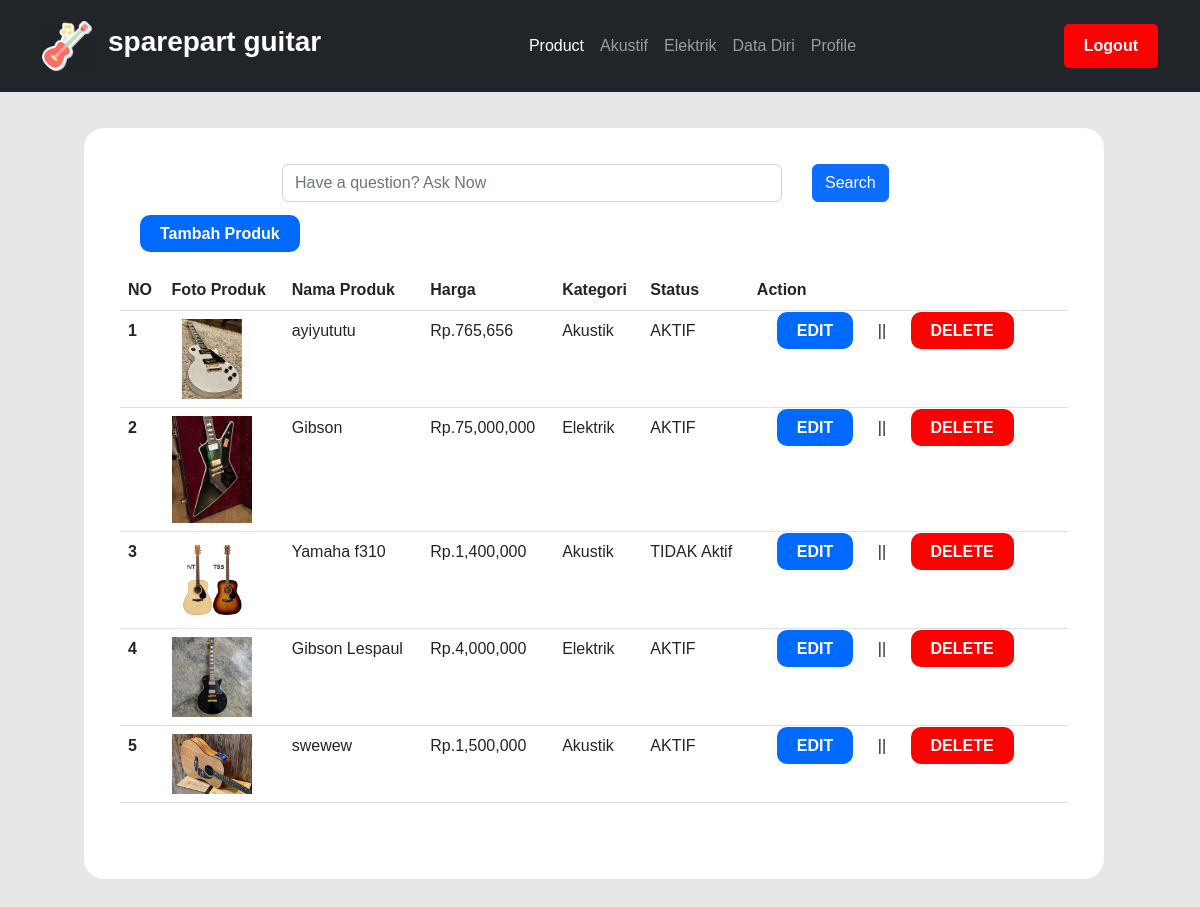
Screenshot of /home.php (signed in) with the database file from the repository.
### tables this page shows
CREATE TABLE `product` (
  `id` int(11) NOT NULL,
  `name` varchar(50) NOT NULL,
  `harga` int(200) NOT NULL,
  `kategori` int(50) NOT NULL,
  `image` varchar(300) NOT NULL,
  `deskripsi` text NOT NULL,
  `status` int(50) NOT NULL
);

### home.php (the view, shortened to what this page needs)
<?php
    include 'connection.php';
?>
<!DOCTYPE html>
<html lang="en">
<head>
    <link rel="stylesheet" href="https://cdn.jsdelivr.net/npm/bootstrap@5.2.2/dist/css/bootstrap.min.css">
    <link rel="stylesheet" href="style.css">
</head>
<body>
    <nav class="navbar navbar-expand-lg navbar-dark bg-dark px-0 py-3">
        <div class="container-xl">
                    <a class="navbar-brand" href="#">
                    <img src="Image/gitarlogo.png" class="h-8" height="50px">
                    </a>
                    <h3 class="titlenavbar">sparepart guitar</h3>
                     <div class="collapse navbar-collapse" id="navbarCollapse">
                    <div class="navbar-nav mx-lg-auto">
                        <a class="nav-item nav-link active" href="home.php" aria-current="page">Product</a>
                        <a class="nav-item nav-link" href="akustif.php">Akustif</a>
                        <a class="nav-item nav-link" href="elektrik.php">Elektrik</a>
                        <a class="nav-item nav-link" href="datadiri.php">Data Diri</a>
                        <a class="nav-item nav-link" href="profile.php" aria-current="page">Profile</a>
                    </div>
                    <a href="index.php" class="btnlogout">
                    Logout
                    </a>
            </div>
        </div>
        </nav>
        <div class="section">
            <div class="containerbody">
            <div class="row height d-flex justify-content-center align-items-center">
                <div class="col-md-8">
                    <form action="search.php">
                        <div class="search">
                        <input type="text" class="form-control" placeholder="Have a question? Ask Now" name="search">
                        </div>
                        <input type="submit" name="cari" value="Search" class="btn btn-primary">
                    </form>
                </div>
                </div>
                <a href="tambah-product.php" class="btnedit">Tambah Produk</a>
                <br>
                <br>
                <table class="table">
                    <thead>
                        <tr>
                            <th scope="col">NO</th>
                            <th scope="col">Foto Produk</th>
                            <th scope="col">Nama Produk</th>
                            <th scope="col">Harga</th>
                            <th scope="col">Kategori</th>
                            <th scope="col">Status</th>
                            <th scope="col">Action</th>
                        </tr>
                    </thead>
                    <tbody>
                        <?php
                        $index = 1;
                            $product = mysqli_query($conn, "SELECT * FROM product ORDER BY id DESC");
                            while ($row = mysqli_fetch_array($product)){ ?>
                                <tr>
                                    <th scope="row"><?php echo $index ++ ?></th>
                                    <td><img src="Image/product/<?php echo $row['image'] ?>" alt="" width="80px"></td>
                                    <td><?php echo $row['name'] ?></td>
                                    <td>Rp.<?php echo number_format($row['harga']) ?></td>
                                    <td><?php echo ($row['kategori'] == 0)? "Elektrik" : "Akustik " ?></td>
                                    <td><?php echo ($row['status'] == 0)? "TIDAK Aktif" : "AKTIF" ?></td>
                                    <td><a href="edit-product.php?id=<?php echo $row['id']?>" class="btnedit">EDIT</a> || <a href="delete-product.php?id=<?php echo $row['id']?>" class="btndelete">DELETE</a></td>
                                </tr>
                        <?php }  ?>
                    </tbody>
                </table>
            </div>
        </div>
</body>
</html>

### style.css (style rules this page uses)
* { font-family: Arial, Helvetica, sans-serif; }
body { background-color: rgb(231, 231, 231); }
.btnlogout { padding-top: 10px; padding-bottom: 10px; padding-left: 20px; padding-right: 20px; text-decoration: none; background-color: red; color: white; font-weight: bold; border-radius: 5px; }
.titlenavbar { color: white; font-weight: bold; }
.containerbody { border-radius: 20px; margin-top: 3%; margin-left: 7%; margin-bottom: 3%; padding-right: 3%; padding-left: 3%; padding-top: 3%; padding-bottom: 5%; background-color: white; width: 85%; }
.section { justify-content: center; width: 100%; }
.btnedit { font-weight: bold; margin: 20px; border-radius: 10px; padding-bottom: 10px; padding-top: 10px; color: white; padding-left: 20px; padding-right: 20px; background-color: rgb(0, 106, 255); text-decoration: none; }
.btndelete { font-weight: bold; margin: 20px; border-radius: 10px; padding-bottom: 10px; padding-top: 10px; color: white; padding-left: 20px; padding-right: 20px; background-color: red; text-decoration: none; }
.search { margin-right: 30px; margin-bottom: 20px; float: left; width: 500px; }

### rows the page displays
product: image (picture), name "ayiyututu", harga "765,656", kategori "Akustik", status "AKTIF"
product: image (picture), name "Gibson", harga "75,000,000", kategori "Elektrik", status "AKTIF"
product: image (picture), name "Yamaha f310", harga "1,400,000", kategori "Akustik", status "TIDAK Aktif"
product: image (picture), name "Gibson Lespaul", harga "4,000,000", kategori "Elektrik", status "AKTIF"
product: image (picture), name "swewew", harga "1,500,000", kategori "Akustik", status "AKTIF"
